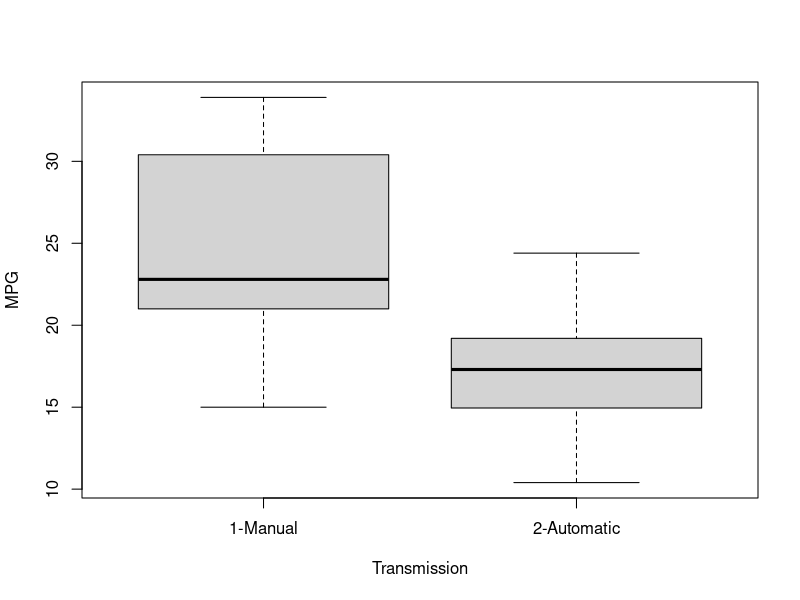
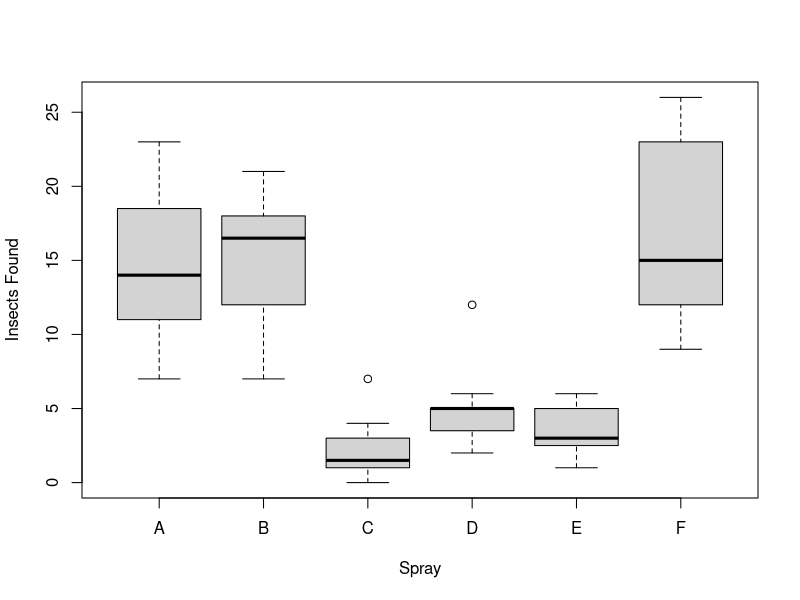

Reproduce these figures in R, in order.
## ---- chunk 1
library("ggplot2")
data("mtcars")
data("InsectSprays")
## ---- chunk 2
amcode <- function(x) {if (x) '1-Manual' else '2-Automatic'}
mtcars$trans <- sapply(mtcars$am,amcode)

boxplot(mpg ~ trans, data = mtcars, xlab="Transmission", ylab="MPG")

transModel <- lm(mpg ~ trans, data=mtcars)
summary(transModel)

a <- transModel$coefficients[1]
b <- transModel$coefficients[2]
## ---- chunk 3
boxplot(count ~ spray, data = InsectSprays, xlab="Spray", ylab="Insects Found")
sprayModel <- lm(count ~ spray, data = InsectSprays)

summary(sprayModel)
## ---- chunk 4
mpgModel <- lm(mpg ~ wt + trans, data = mtcars)

summary(mpgModel)
## ---- chunk 5
mpgModel <- lm(mpg ~ ., data = mtcars)

summary(mpgModel)
